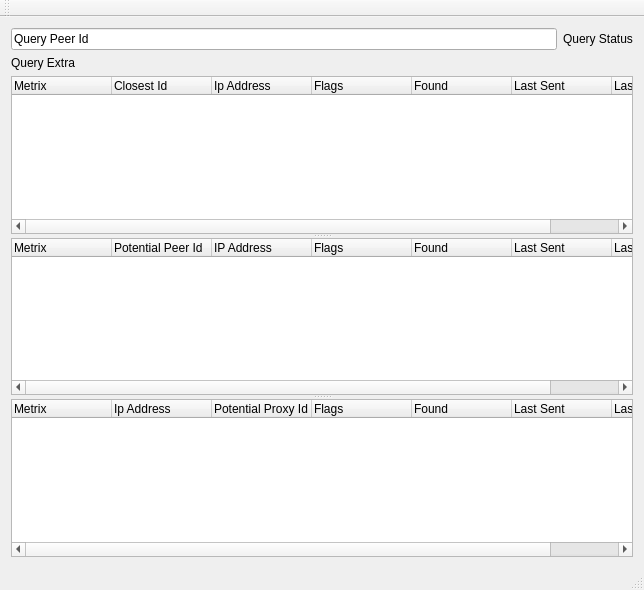
<?xml version="1.0" encoding="UTF-8"?>
<ui version="4.0">
 <class>DhtQuery</class>
 <widget class="QMainWindow" name="DhtQuery">
  <property name="enabled">
   <bool>true</bool>
  </property>
  <property name="geometry">
   <rect>
    <x>0</x>
    <y>0</y>
    <width>644</width>
    <height>590</height>
   </rect>
  </property>
  <property name="windowTitle">
   <string>DhtQueryWindow</string>
  </property>
  <widget class="QWidget" name="centralWidget">
   <layout class="QVBoxLayout" name="verticalLayout">
    <item>
     <layout class="QHBoxLayout" name="horizontalLayout_4">
      <item>
       <widget class="QLineEdit" name="queryLine">
        <property name="enabled">
         <bool>true</bool>
        </property>
        <property name="text">
         <string>Query Peer Id</string>
        </property>
        <property name="readOnly">
         <bool>true</bool>
        </property>
       </widget>
      </item>
      <item>
       <widget class="QLabel" name="queryStatusLabel">
        <property name="text">
         <string>Query Status</string>
        </property>
       </widget>
      </item>
     </layout>
    </item>
    <item>
     <widget class="QLabel" name="queryExtraLabel">
      <property name="text">
       <string>Query Extra</string>
      </property>
     </widget>
    </item>
    <item>
     <widget class="QSplitter" name="splitter">
      <property name="orientation">
       <enum>Qt::Vertical</enum>
      </property>
      <widget class="QTreeWidget" name="closestTreeWidget">
       <column>
        <property name="text">
         <string>Metrix</string>
        </property>
       </column>
       <column>
        <property name="text">
         <string>Closest Id</string>
        </property>
       </column>
       <column>
        <property name="text">
         <string>Ip Address</string>
        </property>
       </column>
       <column>
        <property name="text">
         <string>Flags</string>
        </property>
       </column>
       <column>
        <property name="text">
         <string>Found</string>
        </property>
       </column>
       <column>
        <property name="text">
         <string>Last Sent</string>
        </property>
       </column>
       <column>
        <property name="text">
         <string>Last Recv</string>
        </property>
       </column>
      </widget>
      <widget class="QTreeWidget" name="potTreeWidget">
       <column>
        <property name="text">
         <string>Metrix</string>
        </property>
       </column>
       <column>
        <property name="text">
         <string>Potential Peer Id</string>
        </property>
       </column>
       <column>
        <property name="text">
         <string>IP Address</string>
        </property>
       </column>
       <column>
        <property name="text">
         <string>Flags</string>
        </property>
       </column>
       <column>
        <property name="text">
         <string>Found</string>
        </property>
       </column>
       <column>
        <property name="text">
         <string>Last Sent</string>
        </property>
       </column>
       <column>
        <property name="text">
         <string>Last Recv</string>
        </property>
       </column>
      </widget>
      <widget class="QTreeWidget" name="proxyTreeWidget">
       <column>
        <property name="text">
         <string>Metrix</string>
        </property>
       </column>
       <column>
        <property name="text">
         <string>Ip Address</string>
        </property>
       </column>
       <column>
        <property name="text">
         <string>Potential Proxy Id</string>
        </property>
       </column>
       <column>
        <property name="text">
         <string>Flags</string>
        </property>
       </column>
       <column>
        <property name="text">
         <string>Found</string>
        </property>
       </column>
       <column>
        <property name="text">
         <string>Last Sent</string>
        </property>
       </column>
       <column>
        <property name="text">
         <string>Last Recv</string>
        </property>
       </column>
      </widget>
     </widget>
    </item>
   </layout>
  </widget>
  <widget class="QMenuBar" name="menuBar">
   <property name="geometry">
    <rect>
     <x>0</x>
     <y>0</y>
     <width>644</width>
     <height>22</height>
    </rect>
   </property>
  </widget>
  <widget class="QToolBar" name="mainToolBar">
   <attribute name="toolBarArea">
    <enum>TopToolBarArea</enum>
   </attribute>
   <attribute name="toolBarBreak">
    <bool>false</bool>
   </attribute>
  </widget>
  <widget class="QStatusBar" name="statusBar"/>
 </widget>
 <layoutdefault spacing="6" margin="11"/>
 <resources/>
 <connections/>
</ui>
